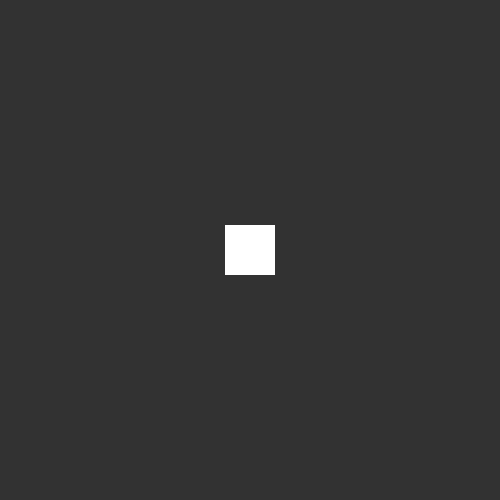
Frame 1 (no input)
Frame 60 (the mouse pressed at the canvas centre just before this capture): identical to frame 1, image omitted
Frame 120 (the mouse held since frame 60 and released just before this capture): identical to frame 1, image omitted

The Processing sketch that drew this single still picture (run headless with seeded random() and noise(); from frame 60 on, the mouse is pressed at the canvas centre):

// Processing sketch: drawControl
// ── drawControl.pde
color col=color(255,0,0);
int posX=250;
int posY=250;

void setup(){
size(500,500);
rectMode(CENTER);
}

void draw(){
background(50); //remove if want to see the traces. 

//continous
//switch(key){

//case 'u':
//posY--;
//break;

//case 'd':
//posY++;
//break;

//case 'l':
//posX--;
//break;

//case 'r':
//posX++;
//break;

//}
noStroke();
fill(255);
rect(posX,posY,50,50);

}

void keyPressed(){
switch(key){

case 'u':
posY--;
break;

case 'd':
posY++;
break;

case 'l':
posX--;
break;

case 'r':
posX++;
break;

}

}
